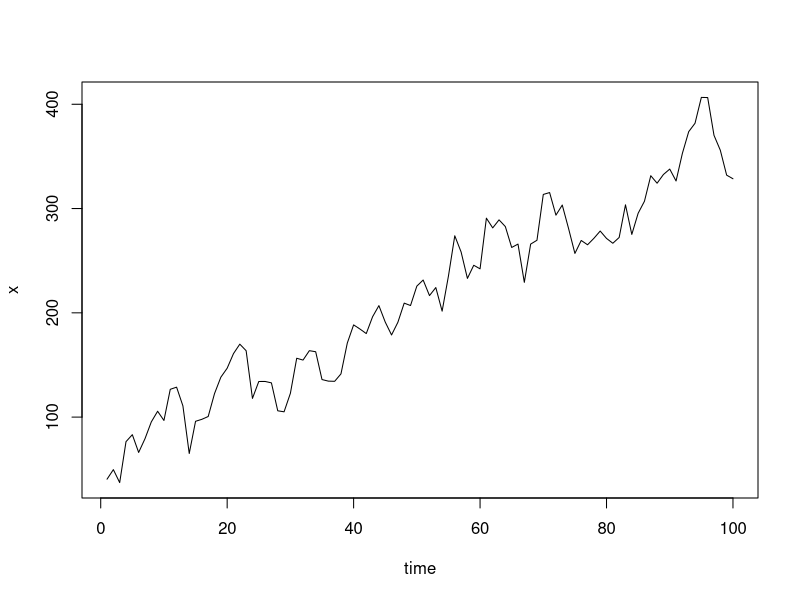
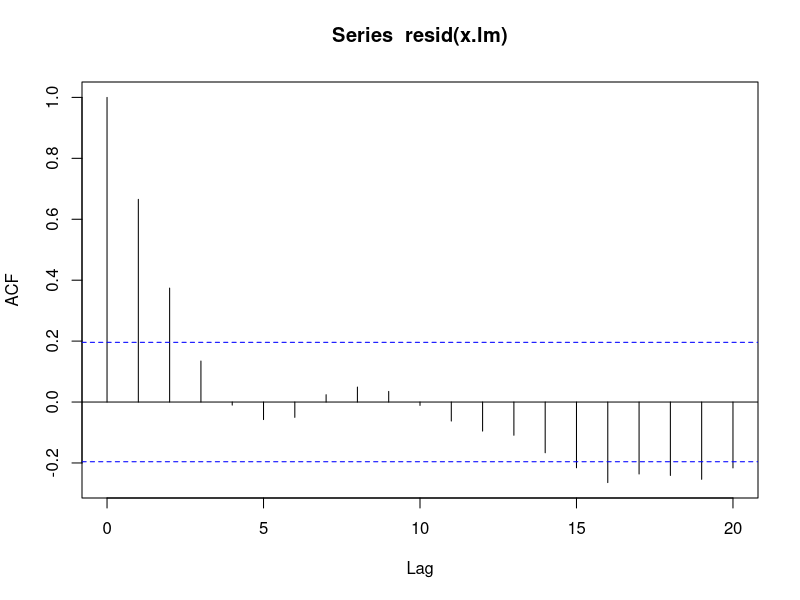
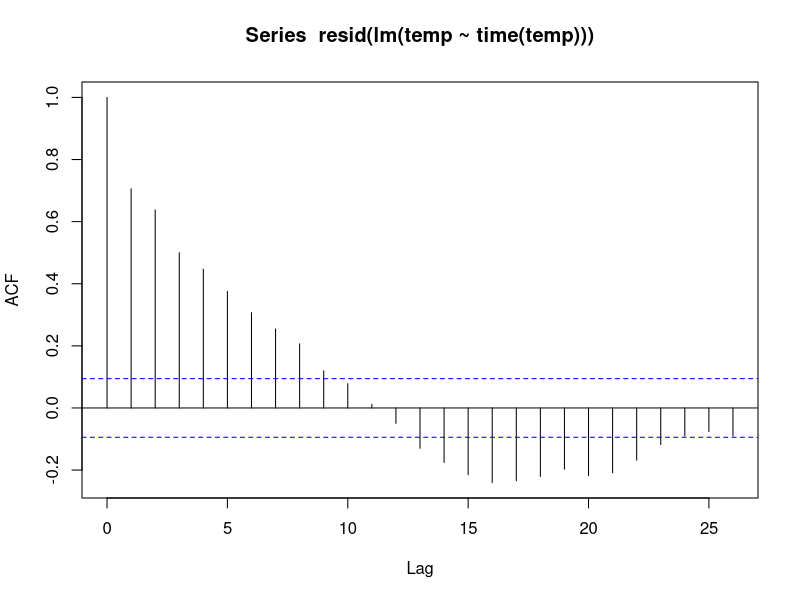
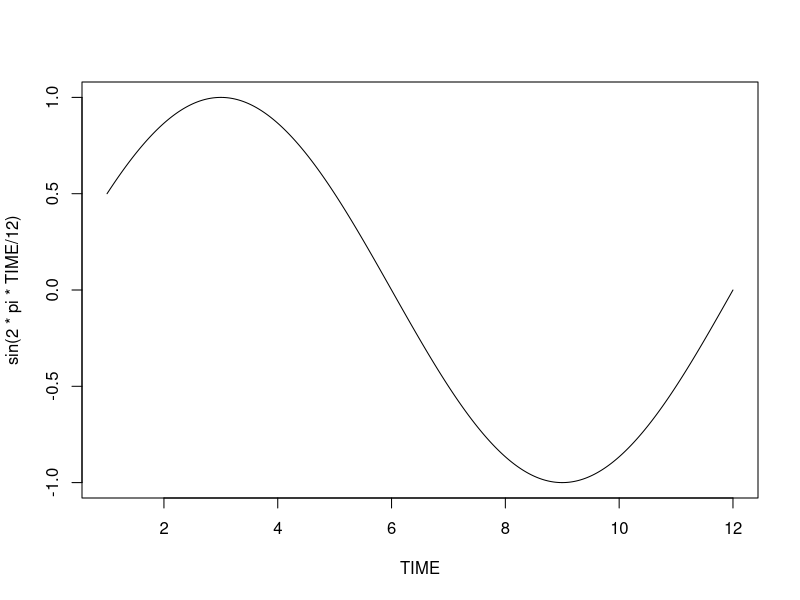
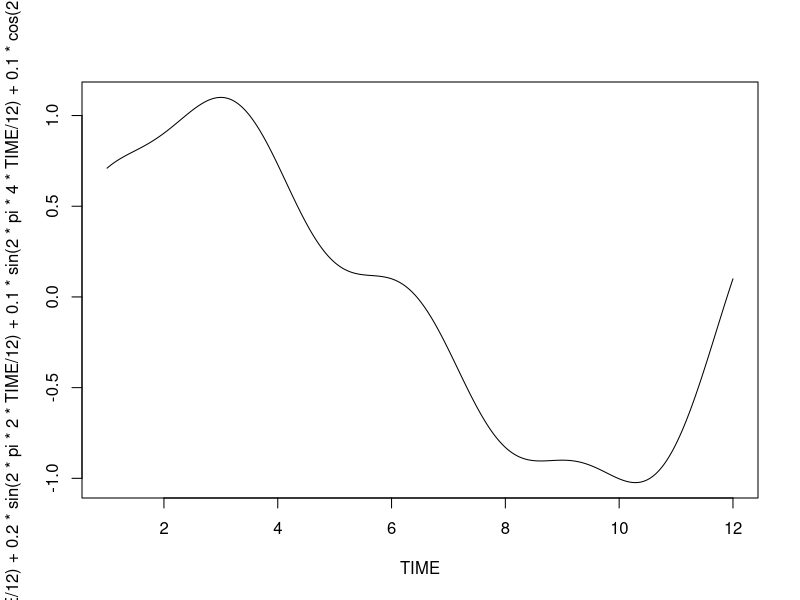
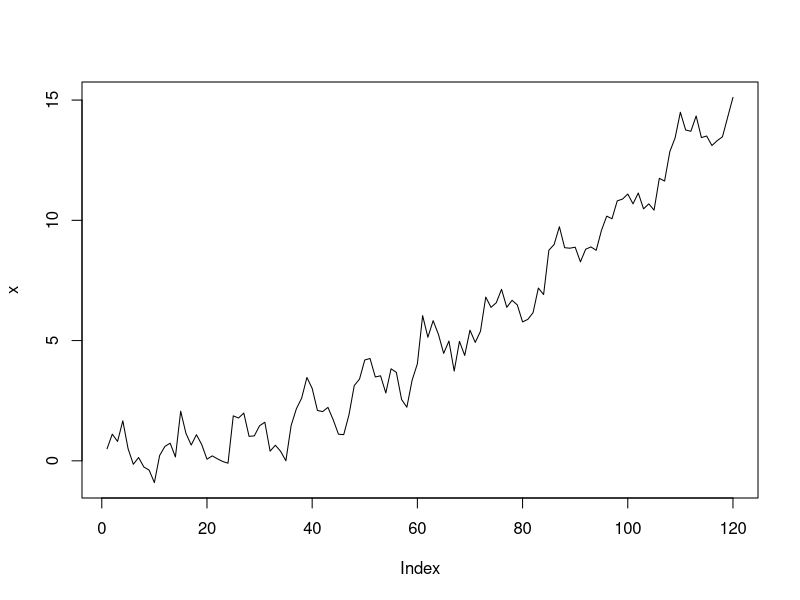
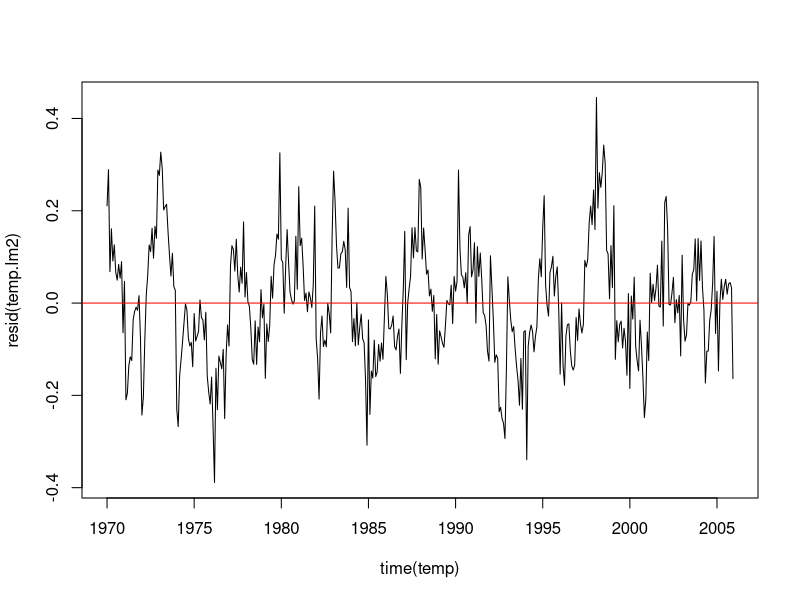
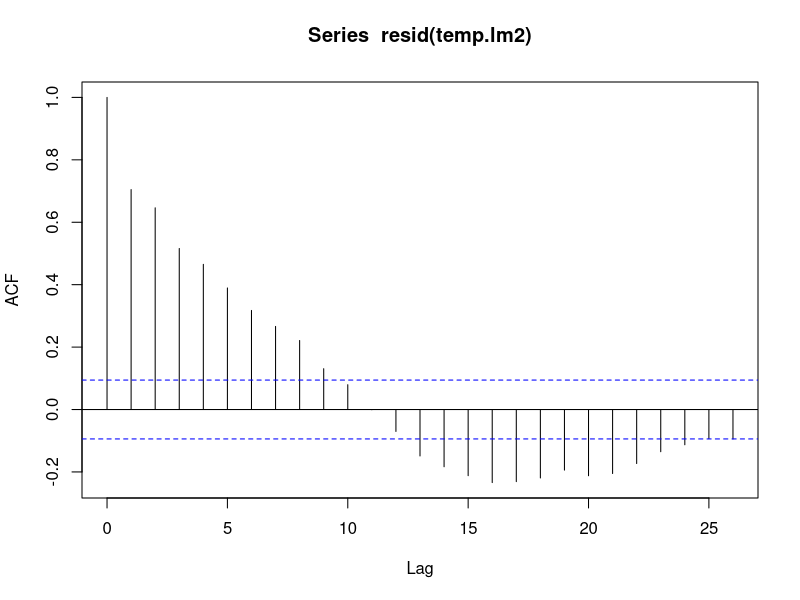

Here is the R script that generated these plots, in order:
## ---- chunk 1
set.seed(1)
z <- rnorm(100, sd = 20)
w <- z
for (t in 2:100){
  z[t] <- 0.8 * z[t - 1] + w[t]
} 
Time <- 1:100
x <- 50 + 3 * Time + z
plot(x, xlab = "time", type = "l")
## ---- chunk 2
x.lm <- lm(x ~ Time)
coef(x.lm)
## ---- chunk 3
sqrt(diag(vcov(x.lm)))
## ---- chunk 4
acf(resid(x.lm))
## ---- chunk 5
# Set your working directory below if it is not already set to the current 'Lecture Notes' directory.
# Your directory must be set to tell R where to find the data file for Maine monthly unemployment

#setwd("C:/Users/kmac4/Documents/St. Elizabeth University/CS-637-Time-Series-and-Forecasting-/Lecture Notes")
Global_file = read.csv(file = "data/Global.csv", header = F)

Global = data.frame()
for(row in 1:nrow(Global_file)){
  for(column in 1:ncol(Global_file)){
    Global = rbind.data.frame(Global, Global_file[row,column])
  }
}

names(Global) = "Temperate in C"
## ---- chunk 6
Global.ts <- ts(Global, st = c(1856, 1), end = c(2005, 12), fr = 12)
temp <- window(Global.ts, start = 1970)
temp.lm <- lm(temp ~ time(temp))
coef(temp.lm)
## ---- chunk 7
confint(temp.lm)
## ---- chunk 8
acf(resid(lm(temp ~ time(temp))))
## ---- chunk 9
library(nlme)
x.gls <- gls(x ~ Time, cor = corAR1(0.8))
coef(x.gls)
## ---- chunk 10
sqrt(diag(vcov(x.gls)))
## ---- chunk 11
temp.gls <- gls(temp ~ time(temp), cor = corAR1(0.7))
confint(temp.gls)
## ---- chunk 12
Seas <- cycle(temp)
Time <- time(temp)
temp.lm <- lm(temp ~ 0 + Time + factor(Seas))
coef(temp.lm)
## ---- chunk 13
new.t <- seq(2006, len = 2 * 12, by = 1/12)
alpha <- coef(temp.lm)[1]
beta <- rep(coef(temp.lm)[2:13], 2)
(alpha * new.t + beta)[1:4]
## ---- chunk 14
new.dat <- data.frame(Time = new.t, Seas = rep(1:12, 2))
predict(temp.lm, new.dat)[1:24]
## ---- chunk 15
TIME <- seq(1, 12, len = 1000)
plot(TIME, sin(2 * pi * TIME/12), type = "l")
plot(TIME, sin(2 * pi * TIME/12) + 0.2 * sin(2 * pi * 2 * TIME/12) + 0.1 * sin(2 * pi * 4 * TIME/12) + 0.1 * cos(2 * pi * 4 * TIME/12),
     type = "l")
## ---- chunk 16
set.seed(1)
TIME <- 1:(10 * 12)
w <- rnorm(10 * 12, sd = 0.5)
Trend <- 0.1 + 0.005 * TIME + 0.001 * TIME^2
Seasonal <- sin(2*pi*TIME/12) + 0.2*sin(2*pi*2*TIME/12) + 0.1*sin(2*pi*4*TIME/12) + 0.1*cos(2*pi*4*TIME/12)
x <- Trend + Seasonal + w
plot(x, type = "l")
## ---- chunk 17
SIN <- matrix(nr = length(TIME), nc = 6)
COS <- matrix(nr = length(TIME), nc = 6)
for (i in 1:6) {
  COS[, i] <- cos(2 * pi * i * TIME/12)
  SIN[, i] <- sin(2 * pi * i * TIME/12)
}
## ---- chunk 18
x.lm1 <- lm(x ~ TIME + I(TIME^2) + COS[, 1] + SIN[, 1] +
              COS[, 2] + SIN[, 2] + COS[, 3] + SIN[, 3] + COS[, 4] +
              SIN[, 4] + COS[, 5] + SIN[, 5] + COS[, 6] + SIN[, 6])
## ---- chunk 19
coef(x.lm1)/sqrt(diag(vcov(x.lm1)))
## ---- chunk 20
x.lm2 <- lm(x ~ I(TIME^2) + SIN[, 1] + SIN[, 2])
coef(x.lm2)/sqrt(diag(vcov(x.lm2)))
## ---- chunk 21
coef(x.lm2)
## ---- chunk 22
AIC(x.lm1)
## ---- chunk 23
AIC(x.lm2)
## ---- chunk 24
SIN <- matrix(nr = length(temp), nc = 6)
COS <- matrix(nr = length(temp), nc = 6)
for (i in 1:6) {
  COS[, i] <- cos(2 * pi * i * time(temp))
  SIN[, i] <- sin(2 * pi * i * time(temp))
}
TIME <- (time(temp) - mean(time(temp)))/sd(time(temp))
## ---- chunk 25
temp.lm1 <- lm(temp ~ TIME + I(TIME^2) +
                 COS[,1] + SIN[,1] + COS[,2] + SIN[,2] +
                 COS[,3] + SIN[,3] + COS[,4] + SIN[,4] +
                 COS[,5] + SIN[,5] + COS[,6] + SIN[,6])
coef(temp.lm1)/sqrt(diag(vcov(temp.lm1)))
## ---- chunk 26
temp.lm2 <- lm(temp ~ TIME + SIN[, 1] + SIN[, 2])
coef(temp.lm2)
## ---- chunk 27
AIC(temp.lm)
## ---- chunk 28
AIC(temp.lm1)
## ---- chunk 29
AIC(temp.lm2)
## ---- chunk 30
plot(time(temp), resid(temp.lm2), type = "l")
abline(0, 0, col = "red")
acf(resid(temp.lm2))
